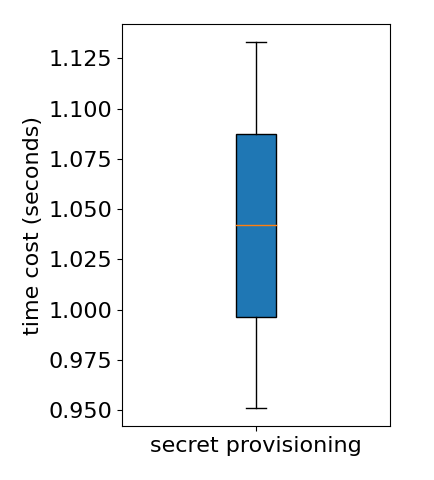

Python code for this plot:
import matplotlib.pyplot as plt
import matplotlib
import numpy as np

matplotlib.rcParams['font.size'] = 16

labels = ['secret provisioning']

secret_prov_time = [1.133, 0.951]

fig, ax = plt.subplots()

bplot1 = ax.boxplot(secret_prov_time,
                     vert=True,  # vertical box alignment
                     patch_artist=True,  # fill with color
                     labels=labels)  # will be used to label x-ticks

ax.set_ylabel('time cost (seconds)')
fig.tight_layout()

plt.show()
